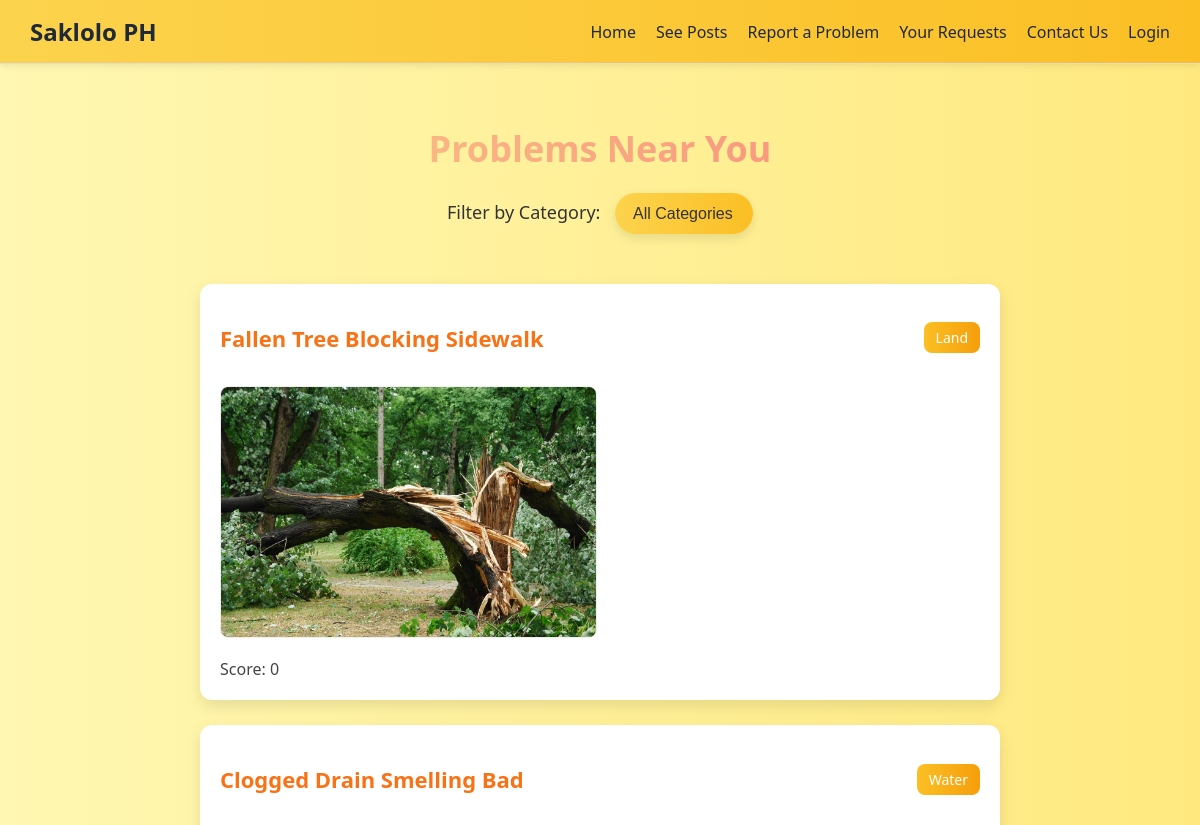
Before: /posts/list (upper part) with the older database file.
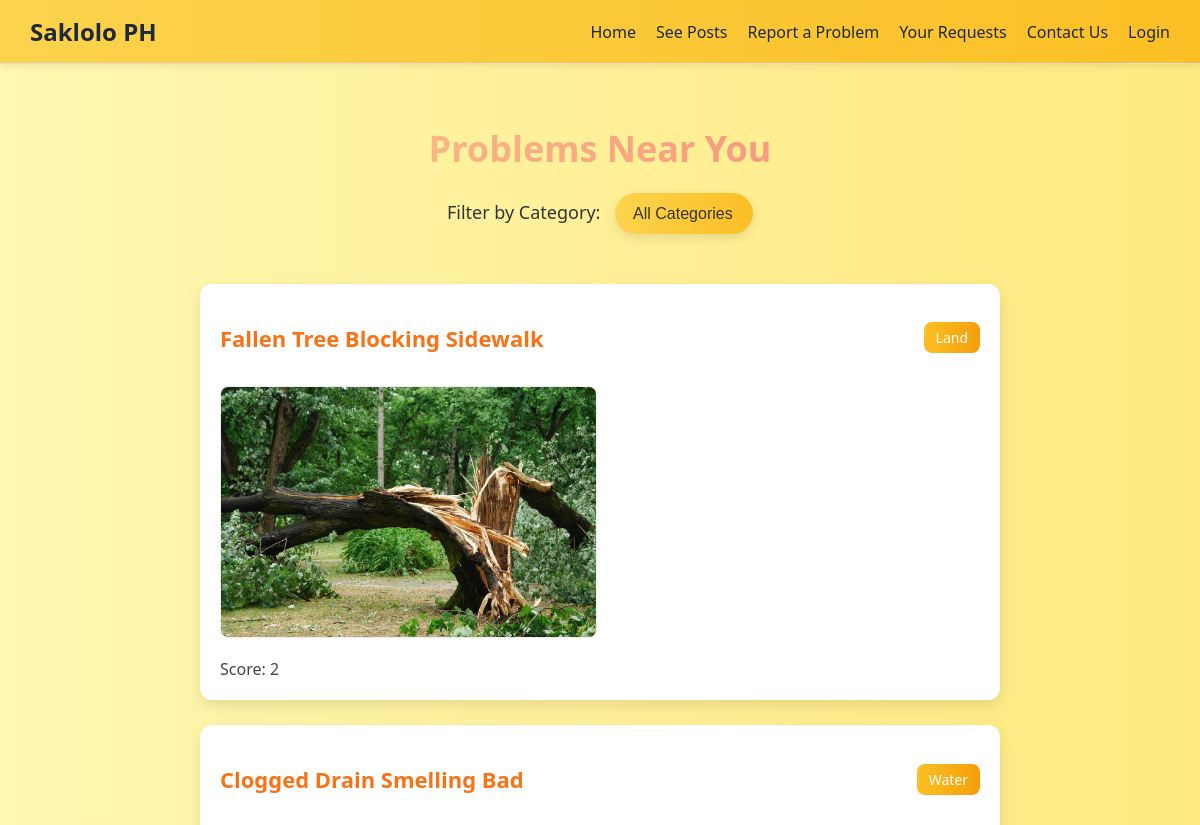
After: the same page with the newer database file.
### report/models.py (models this page shows, shortened)
class Post(models.Model):
    user = models.ForeignKey(User, on_delete=models.CASCADE)
    title = models.CharField(max_length=255)
    category = models.CharField(max_length=20, choices=CATEGORY_CHOICES)
    location = models.CharField(max_length=255)
    date = models.DateTimeField(auto_now_add=True)
    description = models.TextField()
    upvotes = models.IntegerField(default=0)
    downvotes = models.IntegerField(default=0)
    def vote_score(self):
        return self.upvotes - self.downvotes
    def get_absolute_url(self):
        return reverse('report:post_detail', args=[str(self.pk)])

### report/views.py (the view)
# urls.py: path('posts/list', PostListView.as_view(), name='post_list'),
class PostListView(ListView):
    model = Post
    template_name = 'post_list.html'
    paginate_by = 5
    ordering = ['-date']
    context_object_name = 'post_list'
    def get_queryset(self):
        queryset = super().get_queryset()
        category = self.request.GET.get('category')
        if category:
            queryset = queryset.filter(category__iexact=category)
        return queryset
    def get_context_data(self, **kwargs):
        context = super().get_context_data(**kwargs)
        context['active_category'] = self.request.GET.get('category')
        context['categories'] = [cat[0] for cat in CATEGORY_CHOICES]
        return context

### templates/post_list.html (shortened to what this page needs)
{% extends 'base.html' %}
{% load static %}
{% block content %}
<h2 class="page-title">Problems Near You</h2>
<form method="get" style="text-align: center; margin-bottom: 30px;">
    <label for="category" style="font-size: 18px; margin-right: 10px; font-weight: 500; color: #333;">
        Filter by Category:
    </label>
    <select name="category" id="category" onchange="this.form.submit()" class="category-select">
        <option value="">All Categories</option>
    </select>
</form>
<ul class="post-list">
    {% for post in post_list %}
        <li class="post-item">
            <div class="post-header">
                <h3><a href="{{ post.get_absolute_url }}" class="post-title">{{ post.title }}</a></h3>
                <span class="category">{{ post.category }}</span>
            </div>
            {% if post.images.all %}
                <div class="post-images">
                    {% for image in post.images.all %}
                        <div class="post-image">
                            <img src="{{ image.image.url }}" alt="{{ post.title }}">
                        </div>
                    {% endfor %}
                </div>
            {% endif %}
            <div class="vote-score">
                Score: {{ post.vote_score }}
            </div>
        </li>
    {% endfor %}
</ul>
{% endblock %}

Changed rows visible on the page:
changed Post "Fallen Tree Blocking Sidewalk": vote_score "0" → "2"
